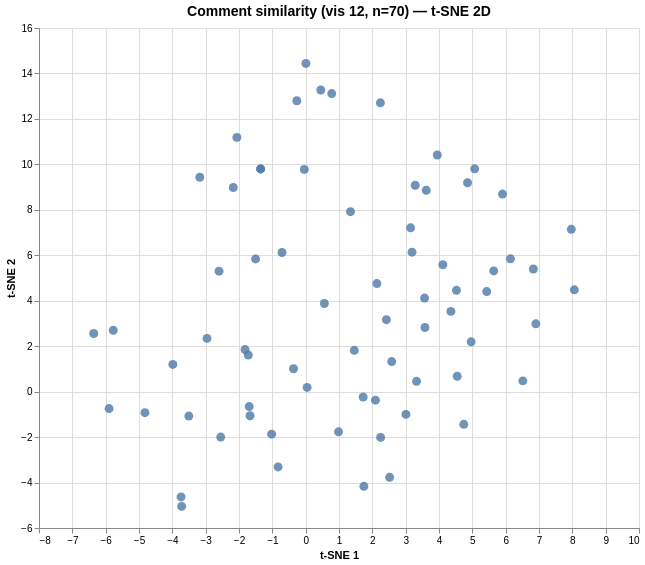

Specify this chart in Vega-Lite:
### Vega specification from a JSON file in a GitHub repository (floating-point values rounded to 4 significant figures)
{"$schema": "https://vega.github.io/schema/vega/v6.json", "data": [{"name": "param_1e9efca18e7a2868_store"}, {"name": "source_0", "values": [{"comment": "I believe this data shows that there is clear social contagion that is influencing young people.  Especially when iit co…", "dim_1": -5.897, "dim_2": -0.745, "index": 0}, {"comment": "1. I see that Gen Z has a higher percentage than every Gen.\n    2. I wonder why there is so much in Gen Z than every oth…", "dim_1": 2.242, "dim_2": 12.71, "index": 1}, {"comment": "the newer generations are the majority of the people who identifies as LGBTQ  unlike the older gens like gen x boomers a…", "dim_1": 0.561, "dim_2": 3.878, "index": 2}, {"comment": "1.  I noticed that Gen X and below are the most lowest percentages that are included in the L.G.B.T.Q+ community.\n    \n …", "dim_1": 0.453, "dim_2": 13.27, "index": 3}, {"comment": "I noticed Gen z have the highest percentage of lgbtq people compared to older generation", "dim_1": 5.07, "dim_2": 9.803, "index": 4}, {"comment": "a LGBTQ identification by age", "dim_1": -6.359, "dim_2": 2.557, "index": 5}, {"comment": "The younger generation has felt more comfortable coming out as L.G.B.T.Q because it's been more normalized now since gen…", "dim_1": 0.007, "dim_2": 14.44, "index": 6}, {"comment": "1. What do you notice?\n    - I noticed that Generation Z has a high identification of L.G.B.T.Q, and also noticed that l…", "dim_1": -0.041, "dim_2": 9.776, "index": 7}, {"comment": "1. What do you notice?\n    I noticed that Gen Z has the highest percentage of LGBTQ people compared to the other generat…", "dim_1": -1.352, "dim_2": 9.8, "index": 8}, {"comment": "What do you notice?\n    - The first thing that stood out to me is that none of the percentages add up to 100%. The next …", "dim_1": -2.063, "dim_2": 11.19, "index": 9}, {"comment": "1. I noticed that the majority of LGBTQ people identified are those of younger generations and have a tendency to be on …", "dim_1": -3.507, "dim_2": -1.076, "index": 10}, {"comment": "The younger the respondent is, the more likely they are to identify as L.G.B.T.Q. Similarly, liberals are more likely to…", "dim_1": 1.458, "dim_2": 1.819, "index": 11}, {"comment": "- I notice that the more recent generations have a higher percentage of L.G.B.T.Q identified people\n    - I wonder how m…", "dim_1": -3.176, "dim_2": 9.432, "index": 12}, {"comment": "I notice about the percentage of the U.S. adults who self-identify themselves as a lesbian, gay, bisexual, transgender, …", "dim_1": 3.287, "dim_2": 9.082, "index": 13}, {"comment": "I notice that most people who identify as LGBTQ are Gen Z and it makes me wonder if it's because our generation grew up …", "dim_1": 3.949, "dim_2": 10.41, "index": 14}, {"comment": "I notice that the percentage of people in the LGBTQ+ community is highest in Generation Z and in cities. I wonder what t…", "dim_1": 6.831, "dim_2": 5.396, "index": 15}, {"comment": "I noticed that the graph illustrates the percentage of people who identify themselves in the LGBTQ+ community based on t…", "dim_1": 5.641, "dim_2": 5.31, "index": 16}, {"comment": "I noticed that Gen Z has the most adults who self-identify in the LGBTQ community. I noticed that liberals self-identify…", "dim_1": -2.96, "dim_2": 2.344, "index": 17}, {"comment": "I notice in this graph that most people that identify as LGBTQ in the US are generation z. I wonder why most people that…", "dim_1": 3.617, "dim_2": 8.861, "index": 18}, {"comment": "I notice this graph is showing the statistics of who identifies as LGBTQ. The categories are by age, ideology, location,…", "dim_1": 3.148, "dim_2": 7.207, "index": 19}, {"comment": "This graph shows the characteristics of those who identify as anything other than heterosexual. The first think I notice…", "dim_1": -0.71, "dim_2": 6.123, "index": 20}, {"comment": "I notice that most that identify as LGBTQ+ are in Gen Z-Millenial age range. I wonder if there could be a gender identit…", "dim_1": -5.772, "dim_2": 2.697, "index": 21}, {"comment": "In every generation, including mine, youth are endlessly seeking attention and their own identity apart from previous on…", "dim_1": -4.822, "dim_2": -0.927, "index": 22}, {"comment": "I notice a significant increase over time with the percentage of U.S adults identifying as LGBTQ+, going from 2% in the …", "dim_1": -1.819, "dim_2": 1.852, "index": 23}, {"comment": "Thanks to all the students who responded.  Here are some of the catchy headlines that we received:  \n    \n    Two headli…", "dim_1": -3.739, "dim_2": -4.634, "index": 24}, {"comment": "I notice that in the graph it shows that the more younger generations (Z and millennials), identify as LGBTQ vs the olde…", "dim_1": 2.422, "dim_2": 3.165, "index": 25}, {"comment": "I notice that in this graph, it is shown that younger generations identify as LGBTQ+ at a much higher rate than older ge…", "dim_1": 4.965, "dim_2": 2.192, "index": 26}, {"comment": "This graph displays the percentages of people who identify as LGBTQ+ by certain demographics. I noticed that most people…", "dim_1": 6.144, "dim_2": 5.844, "index": 27}, {"comment": "After looking at the graph, I noticed that it compares the number of adults who identify as LGBTQ by age, ideology, loca…", "dim_1": 4.356, "dim_2": 3.531, "index": 28}, {"comment": "The age and political ideology heavily correlate with the likelihood of LGBTQ identification. The older the generation, …", "dim_1": 4.547, "dim_2": 0.677, "index": 29}, {"comment": "The first thing I noticed upon looking at this graph is how Generation Z and Millennials identify as LGBTQ+ significantl…", "dim_1": 4.115, "dim_2": 5.582, "index": 30}, {"comment": "Interesting graph.\n    Gen Z appears more forthcoming.\n    Self-identifying appear to be more liberal.\n    8+ years of g…", "dim_1": 1.345, "dim_2": 7.918, "index": 31}, {"comment": "I notice that Gen Z and democrats have a much more LGBTQ identification than in the other political ideologies or age gr…", "dim_1": 5.905, "dim_2": 8.694, "index": 32}, {"comment": "I notice that Gen Z has more LGBTQ identification than the older generations. I wonder why LGBTQ is more prevalent in th…", "dim_1": 4.856, "dim_2": 9.19, "index": 33}, {"comment": "What do you notice?\n    I notice this graph is showing the statistics of who identifies as LGBTQ. The categories are by …", "dim_1": 3.191, "dim_2": 6.136, "index": 34}, {"comment": "This graph displays the L.G.B.T.Q. identification by generation. I notice that Generation Z identifies the most with the…", "dim_1": 0.782, "dim_2": 13.12, "index": 35}, {"comment": "1) What do you notice?\n    I notice that in younger generations there is more LGBTQ+ identification compared to older ge…", "dim_1": -1.669, "dim_2": -1.061, "index": 36}, {"comment": "1) I notice that every year the % of people of LGBT origin is increasing, because a year ago it was 7.6%, and this year …", "dim_1": 6.905, "dim_2": 2.983, "index": 37}, {"comment": "Headline: \"LGBTQ+ Pride Grows with the New Generation\"\n    \n    The graph depicts the rates of LGBTQ identification in t…", "dim_1": -0.364, "dim_2": 1.007, "index": 38}, {"comment": "The first thing that I noticed was the LGBTQ identification by age, with Generation Z at 23%.  As the generations get ol…", "dim_1": 5.431, "dim_2": 4.403, "index": 39}, {"comment": "1.) I notice that in certain categories such as age or ideology, one category of person identifies with the LGBTQ+ more …", "dim_1": 2.581, "dim_2": 1.322, "index": 40}, {"comment": "1. What do you notice?\n    I noticed that Gen Z has the highest percentage of LGBTQ people compared to the other generat…", "dim_1": -1.351, "dim_2": 9.8, "index": 41}, {"comment": "1. I noticed that a significant amount of Generation Z self identifies as a part of the LGBTQ+ compared to other generat…", "dim_1": 3.579, "dim_2": 2.821, "index": 42}, {"comment": "I observe that the highest rates of LGBTQ+ identification are found among Generation Z, liberals, urban residents, urban…", "dim_1": 1.724, "dim_2": -0.237, "index": 43}, {"comment": "Headline: Pride Peaks with Gen Z\n    What do I notice?\n    This graph shows different demographics of U.S. adults and ho…", "dim_1": 3.327, "dim_2": 0.454, "index": 44}, {"comment": "I noticed that this is a graph depicting the percentage of U.S adults who self identify as something other than heterose…", "dim_1": -1.503, "dim_2": 5.84, "index": 45}, {"comment": "I notice that the most LGBTQ+ identification happens among Gen Z, liberals, people living in cities, and non-graduates. …", "dim_1": 2.094, "dim_2": -0.377, "index": 46}, {"comment": "The first thing I observed is that LGBTQ identification is higher in newer generations like Gen-Z and Millennials compar…", "dim_1": -1.694, "dim_2": -0.658, "index": 47}, {"comment": "Welcome to Wednesday's live moderation of “What’s Going On in This Graph?”  Today’s graphs are about the demographics (o…", "dim_1": -3.72, "dim_2": -5.049, "index": 48}, {"comment": "Observations - There is increasing LGBTQ+ identification in younger generations (Gen Z & Millennials) compared to older …", "dim_1": -1.021, "dim_2": -1.872, "index": 49}, {"comment": "This graph shows the percentage of people in the US who are a part of the LGBTQ community by generation. Along with this…", "dim_1": 4.523, "dim_2": 4.458, "index": 50}, {"comment": "I noted that Gen Z has the highest percentage of people that identify as LGBTQ and that these people tend to hold more l…", "dim_1": 3.568, "dim_2": 4.117, "index": 51}, {"comment": "1. What do you notice?\n    I noticed that Gen Z has the highest percentage of LGBTQ identification compared to the other…", "dim_1": -2.173, "dim_2": 8.981, "index": 52}, {"comment": "I notice a significant increase over time with the percentage of U.S adults identifying as LGBTQ+ going from 2% in the S…", "dim_1": -1.722, "dim_2": 1.612, "index": 53}, {"comment": "This  sort of poll is misleading because it lumps together all nontraditional categories (LGBTQ+) into one group, so we …", "dim_1": -2.599, "dim_2": 5.299, "index": 54}, {"comment": "I notice that the latest generations appear to have a higher percentage of members of the LGBTQ community. I wonder if t…", "dim_1": 8.061, "dim_2": 4.479, "index": 55}, {"comment": "I noticed that adults in more recent generations identify themselves more as part of the LGBTQ+ community. Something I w…", "dim_1": 2.519, "dim_2": -3.769, "index": 56}, {"comment": "I notice that the percentage of people identifying with LGBTQ identities increases over time, with gen z having 23% of i…", "dim_1": 0.044, "dim_2": 0.184, "index": 57}, {"comment": "I noticed that more U.S. adults are identifying as LGBTQ+ compared to previous years. Younger generations, especially th…", "dim_1": -2.549, "dim_2": -2.0, "index": 58}, {"comment": "I notice that there is a higher percentage of people under the categories of Generation Z, Liberals, live in cities, and…", "dim_1": 2.136, "dim_2": 4.754, "index": 59}, {"comment": "I notice that the largest amount of adults that identify as LGBTQ+ are people in Gen Z, which is the youngest generation…", "dim_1": -3.985, "dim_2": 1.198, "index": 60}, {"comment": "I notice that the younger the generations, the more people who identify as members of the community. This could be due t…", "dim_1": -0.828, "dim_2": -3.313, "index": 61}, {"comment": "I notice that most people who identify as part of the L.G.B.T.Q community are a part of the younger generations. I wonde…", "dim_1": -0.265, "dim_2": 12.8, "index": 62}, {"comment": "I noticed that many of the people who identify in this community are people from more recent generations as the older ge…", "dim_1": 1.746, "dim_2": -4.165, "index": 63}, {"comment": "I notice that the more recent the generation, the more people identify as part of the LGBTQ community. This may be due t…", "dim_1": 6.514, "dim_2": 0.474, "index": 64}, {"comment": "- What do you notice? \n    I noticed that many of the people who identify themselves as part of the LGBTQ+ are from rece…", "dim_1": 2.248, "dim_2": -2.014, "index": 65}, {"comment": "1)LGBTQ identification is highest among younger generations, with 23% of Generation Z and 14% of Millennials identifying…", "dim_1": 4.743, "dim_2": -1.438, "index": 66}, {"comment": "1. I notice that Gen Z is most of the LGBT population based off of age, and there tends to be less identifying with the …", "dim_1": 0.986, "dim_2": -1.768, "index": 67}, {"comment": "1. Gen Z leads in the LGBTQ community and predominantly identifies with the Liberal party, living in cities. While most …", "dim_1": 3.008, "dim_2": -1.001, "index": 68}, {"comment": "The true, naturally occurring figure is around 5 per cent, according to research across cultures.\n    Generations before…", "dim_1": 7.969, "dim_2": 7.142, "index": 69}]}, {"name": "source_0_x_domain_dim_1", "values": [{"min": -6.359, "max": 8.061}]}, {"name": "source_0_y_domain_dim_2", "values": [{"min": -5.049, "max": 14.44}]}], "signals": [{"name": "unit", "value": {}, "on": [{"events": "pointermove", "update": "isTuple(group()) ? group() : unit"}]}, {"name": "param_1e9efca18e7a2868", "update": "vlSelectionResolve(\"param_1e9efca18e7a2868_store\", \"union\")"}, {"name": "param_1e9efca18e7a2868_dim_1", "on": [{"events": [{"source": "view", "type": "dblclick"}], "update": "null"}, {"events": {"signal": "param_1e9efca18e7a2868_translate_delta"}, "update": "panLinear(param_1e9efca18e7a2868_translate_anchor.extent_x, -param_1e9efca18e7a2868_translate_delta.x / width)"}, {"events": {"signal": "param_1e9efca18e7a2868_zoom_delta"}, "update": "zoomLinear(domain(\"x\"), param_1e9efca18e7a2868_zoom_anchor.x, param_1e9efca18e7a2868_zoom_delta)"}]}, {"name": "param_1e9efca18e7a2868_dim_2", "on": [{"events": [{"source": "view", "type": "dblclick"}], "update": "null"}, {"events": {"signal": "param_1e9efca18e7a2868_translate_delta"}, "update": "panLinear(param_1e9efca18e7a2868_translate_anchor.extent_y, param_1e9efca18e7a2868_translate_delta.y / height)"}, {"events": {"signal": "param_1e9efca18e7a2868_zoom_delta"}, "update": "zoomLinear(domain(\"y\"), param_1e9efca18e7a2868_zoom_anchor.y, param_1e9efca18e7a2868_zoom_delta)"}]}, {"name": "param_1e9efca18e7a2868_tuple", "on": [{"events": [{"signal": "param_1e9efca18e7a2868_dim_1 || param_1e9efca18e7a2868_dim_2"}], "update": "param_1e9efca18e7a2868_dim_1 && param_1e9efca18e7a2868_dim_2 ? {unit: \"\", fields: param_1e9efca18e7a2868_tuple_fields, values: [param_1e9efca18e7a2868_dim_1,param_1e9efca18e7a2868_dim_2]} : null"}]}, {"name": "param_1e9efca18e7a2868_tuple_fields", "value": [{"field": "dim_1", "channel": "x", "type": "R"}, {"field": "dim_2", "channel": "y", "type": "R"}]}, {"name": "param_1e9efca18e7a2868_translate_anchor", "value": {}, "on": [{"events": [{"source": "scope", "type": "pointerdown"}], "update": "{x: x(unit), y: y(unit), extent_x: domain(\"x\"), extent_y: domain(\"y\")}"}]}, {"name": "param_1e9efca18e7a2868_translate_delta", "value": {}, "on": [{"events": [{"source": "window", "between": [{"source": "scope", "type": "pointerdown"}, {"source": "window", "type": "pointerup"}], "type": "pointermove", "consume": true}], "update": "{x: param_1e9efca18e7a2868_translate_anchor.x - x(unit), y: param_1e9efca18e7a2868_translate_anchor.y - y(unit)}"}]}, {"name": "param_1e9efca18e7a2868_zoom_anchor", "on": [{"events": [{"source": "scope", "consume": true, "type": "wheel"}], "update": "{x: invert(\"x\", x(unit)), y: invert(\"y\", y(unit))}"}]}, {"name": "param_1e9efca18e7a2868_zoom_delta", "on": [{"events": [{"source": "scope", "consume": true, "type": "wheel"}], "update": "pow(1.001, event.deltaY * pow(16, event.deltaMode))", "force": true}]}, {"name": "param_1e9efca18e7a2868_modify", "on": [{"events": {"signal": "param_1e9efca18e7a2868_tuple"}, "update": "modify(\"param_1e9efca18e7a2868_store\", param_1e9efca18e7a2868_tuple, true)"}]}], "marks": [{"type": "symbol", "name": "marks", "from": {"data": "source_0"}, "encode": {"update": {"y": {"field": "dim_2", "scale": "y"}, "opacity": {"value": 0.8}, "tooltip": {"signal": "{\"Comment #\": format(datum[\"index\"], \"\"), \"Comment\": isValid(datum[\"comment\"]) ? datum[\"comment\"] : \"\"+datum[\"comment\"]}"}, "fill": {"value": "#4c78a8"}, "size": {"value": 80}, "shape": {"value": "circle"}, "x": {"field": "dim_1", "scale": "x"}}}, "interactive": true, "clip": true, "style": ["circle"]}], "scales": [{"name": "x", "type": "linear", "domain": [{"signal": "(data(\"source_0_x_domain_dim_1\")[0] || {}).min"}, {"signal": "(data(\"source_0_x_domain_dim_1\")[0] || {}).max"}], "range": [0, {"signal": "width"}], "domainRaw": {"signal": "param_1e9efca18e7a2868[\"dim_1\"]"}, "zero": true, "nice": true}, {"name": "y", "type": "linear", "domain": [{"signal": "(data(\"source_0_y_domain_dim_2\")[0] || {}).min"}, {"signal": "(data(\"source_0_y_domain_dim_2\")[0] || {}).max"}], "range": [{"signal": "height"}, 0], "zero": true, "domainRaw": {"signal": "param_1e9efca18e7a2868[\"dim_2\"]"}, "nice": true}], "axes": [{"scale": "x", "aria": false, "gridScale": "y", "tickCount": {"signal": "ceil(width/40)"}, "domain": false, "labels": false, "ticks": false, "orient": "bottom", "grid": true, "maxExtent": 0, "minExtent": 0, "zindex": 0}, {"scale": "y", "ticks": false, "grid": true, "labels": false, "minExtent": 0, "gridScale": "x", "zindex": 0, "maxExtent": 0, "tickCount": {"signal": "ceil(height/40)"}, "aria": false, "domain": false, "orient": "left"}, {"scale": "x", "labelOverlap": true, "tickCount": {"signal": "ceil(width/40)"}, "zindex": 0, "grid": false, "title": "t-SNE 1", "orient": "bottom", "labelFlush": true}, {"scale": "y", "labelOverlap": true, "grid": false, "title": "t-SNE 2", "tickCount": {"signal": "ceil(height/40)"}, "zindex": 0, "orient": "left"}], "title": {"text": "Comment similarity (vis 12, n=70) — t-SNE 2D", "fontSize": 14, "frame": "group"}, "background": "white", "width": 600, "height": 500, "padding": 5, "style": "cell"}
